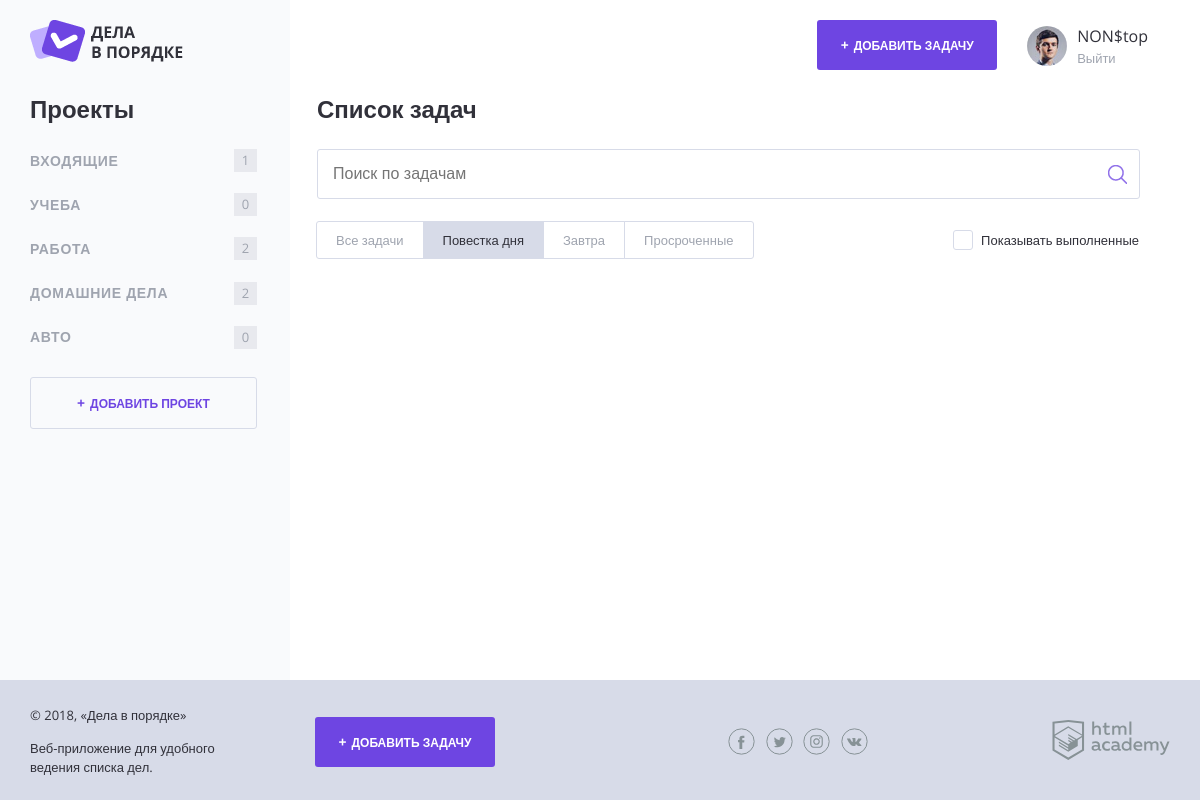
/index.php?task_filter=1 (signed in), run on the app's committed database.
### tables this page shows
CREATE TABLE `projects` (
  `project_id` int(11) NOT NULL AUTO_INCREMENT,
  `user_id` int(11) NOT NULL,
  `project_name` varchar(50) NOT NULL,
  PRIMARY KEY (`project_id`),
  KEY `user_id` (`user_id`)
);

### functions.php (called while the page is built, shortened)
<?php
function includeTemplate($name, $data)
{
    $name = 'templates/' . $name;
    extract($data);
    include_once $name;
    $result = ob_get_clean();
    return $result;
}
function getCurrentUserData($dbConn, $userId)
{
    $sql = 'SELECT user_id, user_name FROM users WHERE user_id = ' . $userId;
    $users = getAssocArrayFromSQL($dbConn, $sql);
    return $users;
}
function getTaskFilterQuery($get_array)
{
    $taskFilterQuery = '';
    if (intval($get_array['task_filter']) === 1) {
        $taskFilterQuery = ' AND DATE(task_deadline) = DATE(NOW())';
    }
    return $taskFilterQuery;
}
function generateGetParamForUrl($paramList)
{
    $url = '?';
    foreach($paramList as $name => $value) {
        $paramValue = trim($value);
        if ($paramValue === '') { continue; }
        if (gettype($value) === "integer" && $value >= 0) {
            $url .= $name . '=' . $value . '&';
        }
    }
    $url = substr($url, 0, strlen($url) - 1);
    return $url;
}
function execSql($dbConn, $sql)
{
    $result = mysqli_query($dbConn, $sql);
    return $result;
}
function getAssocArrayFromSQL($dbConn, $sql)
{
    $result = mysqli_fetch_all(execSql($dbConn, $sql), MYSQLI_ASSOC);
    return $result;
}

### templates/layout.php (the view, shortened to what this page needs)
<!DOCTYPE html>
<html lang="ru">
<head>
    <link rel="stylesheet" href="css/normalize.css">
    <link rel="stylesheet" href="css/style.css">
    <link rel="stylesheet" href="css/flatpickr.min.css">
</head>
<body>
<div class="page-wrapper">
    <div class="container container--with-sidebar">
        <header class="main-header">
            <a href="/">
                <img src="img/logo.png" width="153" height="42" alt="Логотип Дела в порядке">
            </a>
            <div class="main-header__side">
                <a class="main-header__side-item button button--plus open-modal" href="/task_add.php<?= generateGetParamForUrl(['project_id' => $activeProject['id']]) ?>">Добавить задачу</a>
                <div class="main-header__side-item user-menu">
                    <div class="user-menu__image">
                        <img src="img/user-pic.jpg" width="40" height="40" alt="Пользователь">
                    </div>
                    <div class="user-menu__data">
                        <p><?= $currentUserName ?></p>
                        <a href="/logout.php">Выйти</a>
                    </div>
                </div>
            </div>
        </header>
        <div class="content">
            <section class="content__side">
                <h2 class="content__side-heading">Проекты</h2>
                <nav class="main-navigation">
                    <ul class="main-navigation__list">
                    <?php
                    foreach ($projects as $project) {
                        $activeProjectClass = (intval($project['project_id']) === $activeProject['id']) ? ' main-navigation__list-item--active' : '';
                        ?>
                        <li class="main-navigation__list-item<?= $activeProjectClass ?>">
                            <a class="main-navigation__list-item-link" href="/index.php<?= generateGetParamForUrl(['project_id' => intval($project['project_id'])]) ?>"><?= $project['project_name'] ?></a>
                            <span class="main-navigation__list-item-count"><?= $project['task_count'] ?></span>
                        </li>
                    <?php
                    }
                    ?>
                    </ul>
                </nav>
                <a class="button button--transparent button--plus content__side-button"
                   href="/project_add.php">Добавить проект</a>
            </section>
            <?= $content ?>
        </div>
    </div>
</div>
<footer class="main-footer">
    <div class="container">
        <div class="main-footer__copyright">
            <p>© 2018, «Дела в порядке»</p>
            <p>Веб-приложение для удобного ведения списка дел.</p>
        </div>
        <a class="main-footer__button button button--plus" href="/task_add.php<?=generateGetParamForUrl(['project_id' => $activeProject['id']]) ?>">Добавить задачу</a>
        <div class="main-footer__social social">
            <a class="social__link social__link--facebook" href="#">
            </a>
            <a class="social__link social__link--twitter" href="#">
            </a>
            <a class="social__link social__link--instagram" href="#">
            </a>
            <a class="social__link social__link--vkontakte" href="#">
            </a>
        </div>
        <div class="main-footer__developed-by">
            <a href="https://htmlacademy.ru/intensive/php">
                <img src="img/htmlacademy.svg" alt="HTML Academy" width="118" height="40">
            </a>
        </div>
    </div>
</footer>
</body>
</html>

### css/style.css (style rules this page uses)
html, body { height: 100%; }
.page-wrapper { min-height: 100%; margin-bottom: -120px; display: flex; }
.page-wrapper::after { content: ""; display: block; }
.main-footer, .page-wrapper::after { height: 94px; }
body { position: relative; min-width: 1180px; font-size: 16px; font-family: "OpenSans", sans-serif; color: #31313a; }
a { text-decoration: none; }
.container { width: 1140px; margin: 0 auto; padding: 0 20px; }
.container--with-sidebar { position: relative; }
.container--with-sidebar::after { content: ""; position: absolute; top: 0; left: calc(-50vw + 280px); z-index: -1; width: 50vw; height: 100%; background-color: #f9fafc; }
.button { display: inline-block; width: 180px; padding: 17px 0; font-weight: 700; font-size: 12px; text-align: center; color: #ffffff; text-transform: uppercase; text-decoration: none; background-color: #6e45e2; border: 0; border-radius: 3px; }
.button--plus::before { content: "+"; margin-right: 5px; font-size: 14px; }
.button--transparent { color: #6e45e2; border: 1px solid #d7dbe8; }
.button--transparent, .button--transparent:hover, .button--transparent:focus, .button--transparent:active { background-color: transparent; }
.main-header { display: flex; justify-content: space-between; padding: 20px 0 26px; }
.main-header__side { display: flex; align-items: center; margin-right: 22px; }
.main-header__side-item { margin-left: 30px; }
.user-menu { display: flex; align-items: center; }
.user-menu__image { flex-shrink: 1; margin-top: 6px; margin-right: 10px; }
.user-menu__image img { border-radius: 50%; }
.user-menu__data p { margin: 3px 0 2px; }
.user-menu__data a { font-size: 13px; color: #9fa4af; }
.content { display: flex; margin-bottom: 120px; }
.content__side { width: 260px; }
.content__side-heading { margin: 0; margin-bottom: 15px; }
.content__side-button { width: 225px; }
.main-navigation { margin-bottom: 18px; }
.main-navigation__list { margin: 0 0 0 -8px; padding: 0; list-style: none; }
.main-navigation__list-item { display: flex; align-items: center; font-size: 14px; color: #9fa4af; text-transform: uppercase; }
.main-navigation__list-item-link { flex-grow: 1; padding: 14px 8px; font-weight: bold; color: inherit; text-decoration: none; letter-spacing: 0.05em; }
.main-navigation__list-item-count { display: inline-block; min-width: 19px; min-height: 19px; margin-right: 33px; padding: 2px; font-size: 13px; line-height: 18px; text-align: center; background-color: #e8e9ee; }
.main-footer { position: relative; padding: 13px 0; background-color: #d7dbe8; }
.main-footer .container { display: flex; align-items: center; }
.main-footer__copyright { width: 215px; margin-right: 70px; font-size: 13px; line-height: 1.5; }
.main-footer__button { margin-right: 202px; }
.main-footer__social { width: 140px; margin-right: 184px; }
.social { display: flex; flex-wrap: wrap; justify-content: space-between; margin-left: auto; }
.social__link { width: 27px; height: 27px; }

### data on the page
projects: project_name "ВХОДЯЩИЕ", task_count "1"
projects: project_name "УЧЕБА", task_count "0"
projects: project_name "РАБОТА", task_count "2"
projects: project_name "ДОМАШНИЕ ДЕЛА", task_count "2"
projects: project_name "АВТО", task_count "0"

### other printed values
$currentUserName "NON$top"
